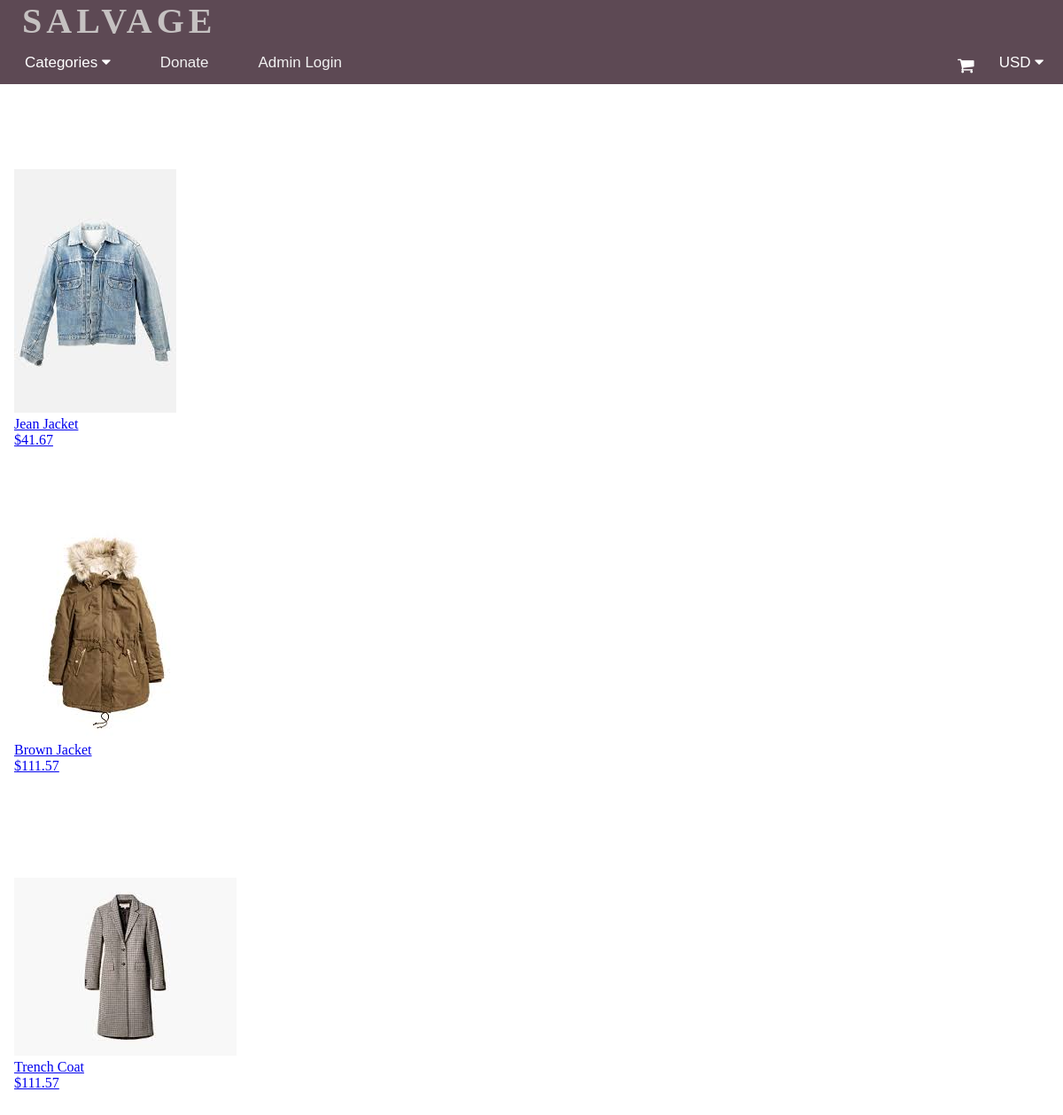
The page /Salvage/outwear.php on the database its author committed.
### tables this page shows
CREATE TABLE `Products` (
  `productId` smallint(6) NOT NULL,
  `productName` varchar(255) NOT NULL,
  `productPrice` double(10,2) NOT NULL,
  `productCat` varchar(255) NOT NULL,
  `productImg` text NOT NULL,
  `productQuant` int(11) NOT NULL
);

### Salvage/outwear.php (the view, shortened to what this page needs)
<!DOCTYPE html>
<html>
<head>
        <link rel="stylesheet" href="./home.css">
        <link rel="stylesheet" href="https://cdnjs.cloudflare.com/ajax/libs/font-awesome/4.7.0/css/font-awesome.min.css">
    </head>
<body>
<?php
include 'nav.php';
$servername = "localhost";
$username = "root";
$password = "fredline";
$database = "salvage";
$conn = new mysqli($servername, $username, $password, $database);
$sql = "SELECT productId, productName, productPrice, productCat, productImg FROM Products";
$result = $conn->query($sql);
?>
<div class="cont">
<div class="row">
 <?php
  while ($row = $result->fetch_assoc()){
   ?>
        <div class="column">
        <a href="functions.php?page=product&id=<?=$row['productId']?>">
          <?php
          if($row["productCat"]=="Outwear"){
          echo "<img style='max-width:100%;
//         max-height:100%;' src=". $row["productImg"]. ">"."<br>".$row["productName"]."<br>"."$".$row["productPrice"];?>
      </a>
</div>
   <?php
          }
  }
 ?>
   </div>
</div>
</body>
</html

### Salvage/nav.php (shortened to what this page needs)
<!DOCTYPE html>
<html>
<head>
        <link rel="stylesheet" href="./nav.css">
        <link rel="stylesheet" href="https://cdnjs.cloudflare.com/ajax/libs/font-awesome/4.7.0/css/font-awesome.min.css">
</head>
<body>
<h4 class="logo"><a href="./home.php">Salvage</a></h4>
<div class="topnav" id="myTopnav">
  <div class="dropdown">
    <button class="dropbtn">Categories
      <i class="fa fa-caret-down"></i>
    </button>
  </div>
  <a href="./donation.php" id="donate">Donate</a>
  <a href="./login.php" target="_blank">Admin Login</a>
  <div class="dropdown" style="float:right;margin:0 0.5%;">
    <button class="dropbtn">USD
      <i class="fa fa-caret-down"></i>
    </button>
  </div>
  <form action="functions.php?page=cart" method="post">
  <button  class= "cart" style="float:right; margin-top:15px; border:none; background-color:#5D4954; font-size:20px; color:white;"><i class="fa fa-shopping-cart"></i></button>
  </form>
</div>
</body>
</html>

### Salvage/home.css (style rules this page uses)
body { overflow-x: hidden; margin:0; width:100%; }
.row { display: grid; grid-template-columns: repeat(3, 300px); grid-gap: 15px; margin-top:80px; padding: 10px; }
.column { height: 300px; border-radius: 3px; margin-bottom:100px; }
.row > div { margin: 6px; margin-bottom:60px; }
img { max-width:100%; max-height:100%; }

### Salvage/nav.css (style rules this page uses)
body { margin:0;overflow-x:hidden; }
.cart { background-color: #FFF; }
.topnav { overflow: hidden; background-color: #5D4954; font-family: 'Poppins', sans-serif; width:100%; }
.topnav a { float: left; display: block; color: #f2f2f2; text-align: center; padding: 14px 16px; margin:0 1%; text-decoration: none; font-size: 17px; transition:0.5s; }
.dropdown { float: left; overflow: hidden; margin:0 1%; transition:0.5s; }
.logo { color:rgb(197, 193, 193); margin:0; text-indent: 25px; text-transform: uppercase; letter-spacing: 5px; font-size: 40px; background-color: #5D4954; }
.logo a { text-decoration:none; color:rgb(197, 193, 193); }
.dropdown .dropbtn { font-size: 17px; border: none; outline: none; color: white; padding: 14px 16px; background-color: inherit; font-family: inherit; margin: 0; transition:0.5s; }

### rows shown on the page
products: productImg (picture), productName "Jean Jacket", productPrice "41.67"
products: productImg (picture), productName "Brown Jacket", productPrice "111.57"
products: productImg (picture), productName "Trench Coat", productPrice "111.57"
